Frame 1 (no input): blank canvas, image omitted
Frame 60 (the mouse pressed at the canvas centre just before this capture): blank canvas, image omitted
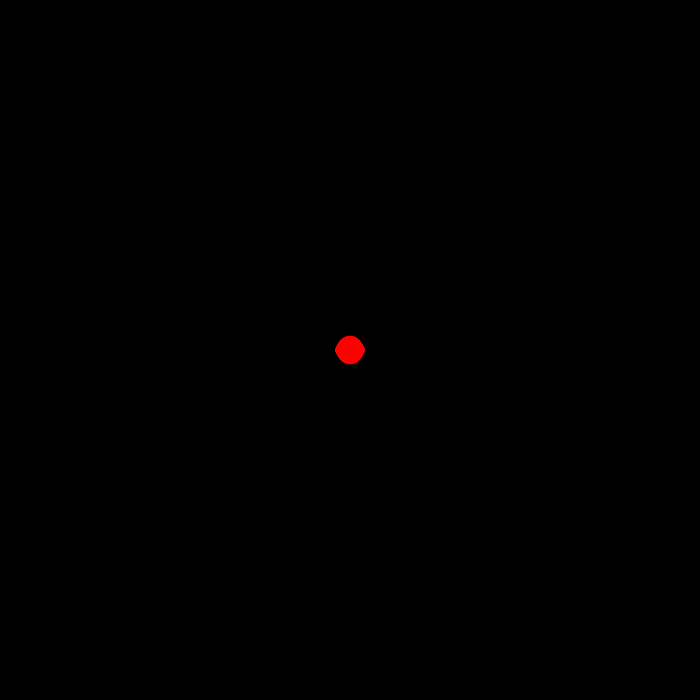
Frame 120 (the mouse held since frame 60 and released just before this capture)

The Processing sketch whose frames 1 and 60 were blank and that drew this single picture after the mouse press (run headless with seeded random() and noise(); from frame 60 on, the mouse is pressed at the canvas centre):

// Processing sketch: processing_67323
// ── processing_67323.pde


int heat;

void setup() {
  size(700, 700);
  background(0);
  noStroke();
  heat = 0;
 
}

void draw() {  
  if (mousePressed==true) { 
    heat++;
    println("event");
  }
  
  if(heat == 5){
    fill(0, 0, 255);
  }
  
  if(heat == 10){
    fill(0, 245, 255);
  }
  
  if(heat == 15){
    fill(118, 238, 0);
  }
  
  if(heat == 20){
    fill(255, 255, 0);
  }
  
  if(heat == 25){
    fill(255, 140, 0);
  }
  
  if(heat == 30){
    fill(255, 0, 0);
  }
   
  if (mousePressed==true){ 
    ellipse(mouseX, mouseY, random(10, 30), random(10, 30));
  }
  

  //IF MOUSE RELEASED = RE-SET HEAT
  //CREATE 10% BLACK BACKGROUND
  

}
